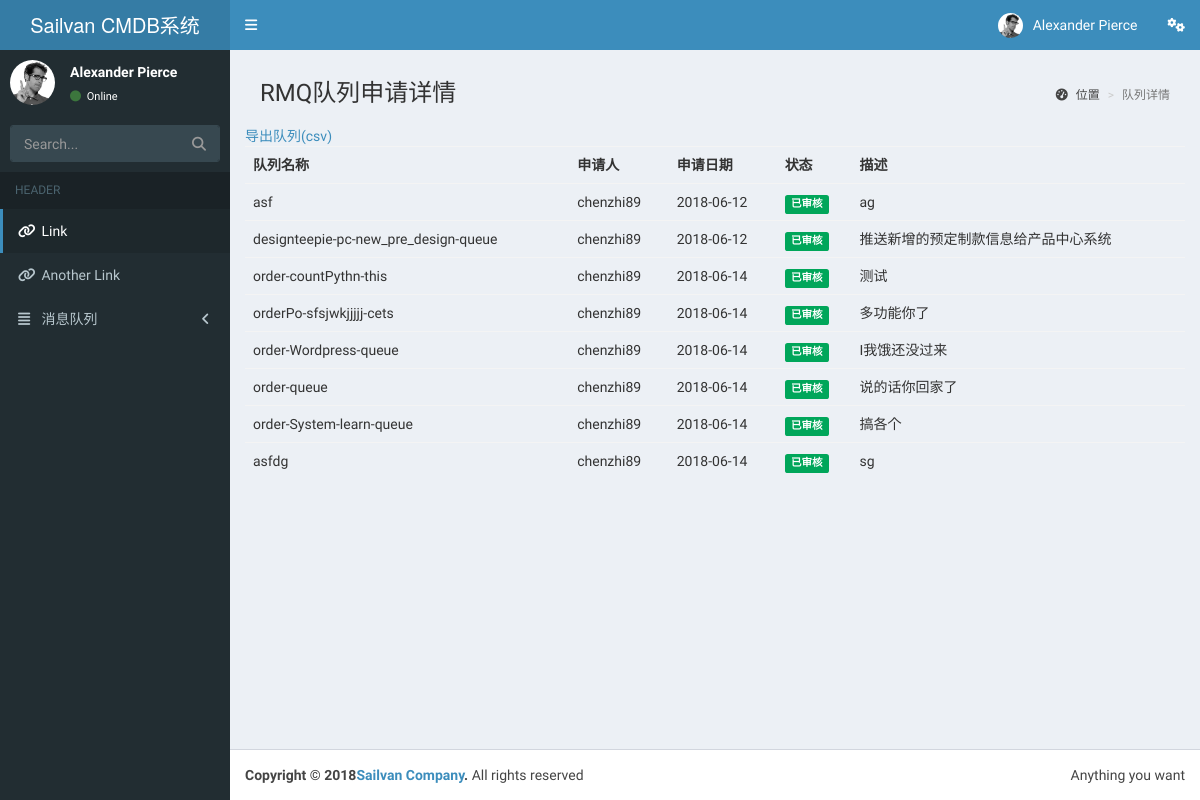
Page /rmq/rmq_apply_detail/ on the committed database.
### rmq/models.py (models this page shows, shortened)
class Info_apply_rmq(models.Model):
	rmq_name = models.CharField(max_length=100)
	users = models.ForeignKey(Users)
	infoip = models.ForeignKey(Infoip)
	rmq_status = models.IntegerField(max_length=1,default=0)
	apply_time = models.DateTimeField()
	rmq_vhost = models.CharField(max_length=20)
	rmq_exchange = models.CharField(max_length=50)
	rmq_comment = models.CharField(max_length=200)
	rmq_product = models.CharField(max_length=20)
	rmq_product_user = models.CharField(max_length=20)
	rmq_consume = models.CharField(max_length=20)
	rmq_consume_user = models.CharField(max_length=20)

class Users(models.Model):
	u_name = models.CharField(max_length=20)
	u_password = models.CharField(max_length=20)
	u_email = models.CharField(max_length=25,default=True)
	u_ticket = models.CharField(max_length=30, null=True)
	def __str__(self):
		return self.u_name
	class Meta:
		db_table = 'rmq_user'

### rmq/views.py (the view)
def rmq_apply_detail(request):
    rmq_detail = Info_apply_rmq.objects.all()
    return render(request,'rmq/rmq_apply_detail.html',{'rmq_detail':rmq_detail})

### rmq/templates/rmq/rmq_apply_detail.html (shortened to what this page needs)
{% extends 'rmq/base.html' %}
{% load staticfiles %}
{% block content %}
<!DOCTYPE html>
<html>
<head>
</head>
<body>
<section class="content-header">
<h1>RMQ队列申请详情</h1>
<ol class="breadcrumb">
<li><a href="#"><i class="fa fa-dashboard"></i> 位置</a></li>
<li class="active">队列详情</li>
</ol>
</section>
<br>
<a href="/rmq/rmq_export/">导出队列(csv)</a>
<div class="box-body table-responsive no-padding">
      <table class="table table-hover">
        <tbody><tr>
          <th>队列名称</th>
          <th>申请人</th>
          <th>申请日期</th>
          <th>状态</th>
          <th>描述</th>
        </tr>
          {% for rmq in rmq_detail %}
        <tr>
          <div>
            <td><span  style="cursor:pointer" id="mq_detail" data-name="{{ rmq.rmq_name }}" data-toggle="modal">
              {{ rmq.rmq_name }}</span>
            </td>
          </div>
          <td>{{ rmq.users }}</td>
          <td>{{ rmq.apply_time|date:'Y-m-d' }}</td>
			   {% if rmq.rmq_status == 0 %}
          		<td><span style="cursor:pointer" class="label label-info" onclick="test({{ rmq.id }})">待审核</span></td>
          	{% elif rmq.rmq_status == 1 %}
          		<td><span class="label label-success">已审核</span></td>
          	{% else %}
          		<td><span class="label label-danger">审核失败</span></td>
          	{% endif %}
          <td>{{ rmq.rmq_comment}}</td>
        </tr>
         {% endfor %}
      </tbody></table>
</div>
{% endblock %}

### rmq/templates/rmq/base.html (shortened to what this page needs)
{% load staticfiles %}
<!DOCTYPE html>
<html>
<head>
  <link rel="stylesheet" href="{% static 'bower_components/bootstrap/dist/css/bootstrap.min.css' %}">
  <link rel="stylesheet" href="{% static 'bower_components/font-awesome/css/font-awesome.min.css' %}">
  <link rel="stylesheet" href="{% static 'bower_components/Ionicons/css/ionicons.min.css' %}">
  <link rel="stylesheet" href="{% static 'dist/css/AdminLTE.min.css' %}">
  <link rel="stylesheet" href="{% static 'dist/css/skins/skin-blue.min.css' %}">
</head>
<body class="hold-transition skin-blue sidebar-mini">
<div class="wrapper">
  <header class="main-header">
    <a href="index2.html" class="logo">
      <span class="logo-lg">Sailvan CMDB系统</span>
    </a>
    <nav class="navbar navbar-static-top" role="navigation">
      <a href="#" class="sidebar-toggle" data-toggle="push-menu" role="button">
      </a>
      <div class="navbar-custom-menu">
        <ul class="nav navbar-nav">
          <li class="dropdown tasks-menu">
            <a href="#" class="dropdown-toggle" data-toggle="dropdown">
            </a>
          </li>
          <li class="dropdown user user-menu">
            <a href="#" class="dropdown-toggle" data-toggle="dropdown">
              <img src="{% static 'dist/img/user2-160x160.jpg' %}" class="user-image" alt="User Image">
              <span class="hidden-xs">Alexander Pierce</span>
            </a>
          </li>
          <li>
            <a href="#" data-toggle="control-sidebar"><i class="fa fa-gears"></i></a>
          </li>
        </ul>
      </div>
    </nav>
  </header>
  <aside class="main-sidebar">
    <section class="sidebar">
      <div class="user-panel">
        <div class="pull-left image">
          <img src="{% static 'dist/img/user2-160x160.jpg' %}" class="img-circle" alt="User Image">
        </div>
        <div class="pull-left info">
          <p>Alexander Pierce</p>
          <a href="#"><i class="fa fa-circle text-success"></i> Online</a>
        </div>
      </div>
      <form action="#" method="get" class="sidebar-form">
        <div class="input-group">
          <input type="text" name="q" class="form-control" placeholder="Search...">
          <span class="input-group-btn">
              <button type="submit" name="search" id="search-btn" class="btn btn-flat"><i class="fa fa-search"></i>
              </button>
            </span>
        </div>
      </form>
      <ul class="sidebar-menu" data-widget="tree">
        <li class="header">HEADER</li>
        <li class="active"><a href="#"><i class="fa fa-link"></i> <span>Link</span></a></li>
        <li><a href="#"><i class="fa fa-link"></i> <span>Another Link</span></a></li>
        <li class="treeview">
          <a href="#"><i class="fa fa-align-justify"></i> <span>消息队列</span>
            <span class="pull-right-container">
                <i class="fa fa-angle-left pull-right"></i>
              </span>
          </a>
        </li>
      </ul>
    </section>
  </aside>
  <div class="content-wrapper">
    <section class="content container-fluid">
    {% block content %}
    {% endblock %}
    </section>
  </div>
  <footer class="main-footer">
    <div class="pull-right hidden-xs">
      Anything you want
    </div>
    <strong>Copyright &copy; 2018<a href="http://www.sailvan.com">Sailvan Company</a>.</strong> All rights reserved
  </footer>
</div>
</body>
</html>

### rows in the picture
Info_apply_rmq: rmq_name "asf", users "chenzhi89", apply_time "2018-06-12", rmq_status "已审核", rmq_comment "ag"
Info_apply_rmq: rmq_name "designteepie-pc-new_pre_design-queue", users "chenzhi89", apply_time "2018-06-12", rmq_status "已审核", rmq_comment "推送新增的预定制款信息给产品中心系统"
Info_apply_rmq: rmq_name "order-countPythn-this", users "chenzhi89", apply_time "2018-06-14", rmq_status "已审核", rmq_comment "测试"
Info_apply_rmq: rmq_name "orderPo-sfsjwkjjjjj-cets", users "chenzhi89", apply_time "2018-06-14", rmq_status "已审核", rmq_comment "多功能你了"
Info_apply_rmq: rmq_name "order-Wordpress-queue", users "chenzhi89", apply_time "2018-06-14", rmq_status "已审核", rmq_comment "I我饿还没过来"
Info_apply_rmq: rmq_name "order-queue", users "chenzhi89", apply_time "2018-06-14", rmq_status "已审核", rmq_comment "说的话你回家了"
Info_apply_rmq: rmq_name "order-System-learn-queue", users "chenzhi89", apply_time "2018-06-14", rmq_status "已审核", rmq_comment "搞各个"
Info_apply_rmq: rmq_name "asfdg", users "chenzhi89", apply_time "2018-06-14", rmq_status "已审核", rmq_comment "sg"
